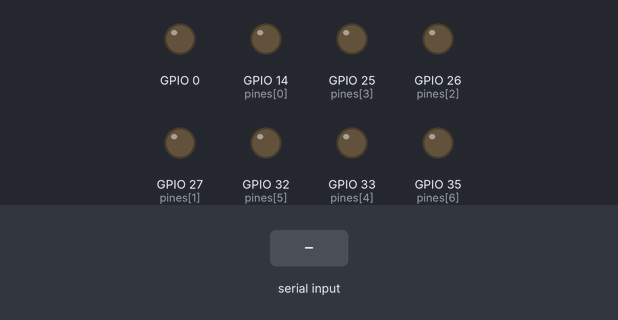
The program below on a simulated ESP32. Parts: output pins drawn as LEDs (lit = HIGH). The inputs (shaded band) are chosen by the test bench.

Above: at 1.2 s.
1.3 s: "1" received over the second serial link
At 2.3 s:
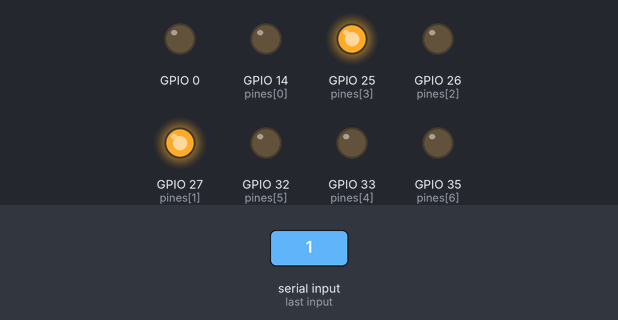
2.8 s: "0" received over the second serial link
At 3.4 s:
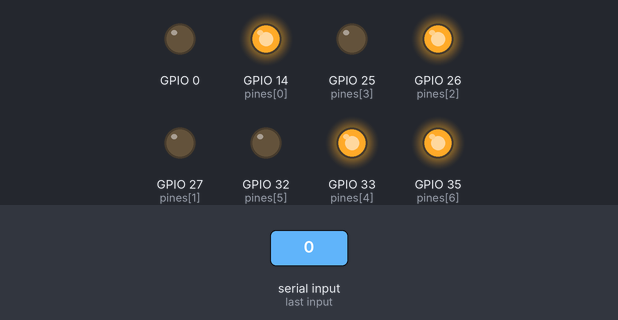
4.3 s: "2" received over the second serial link
At 5.7 s:
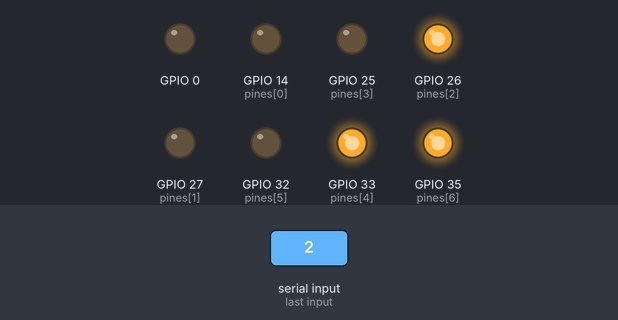
Timing chart, 0 to 7.3 s (numbered marks = the images above; inputs shaded):
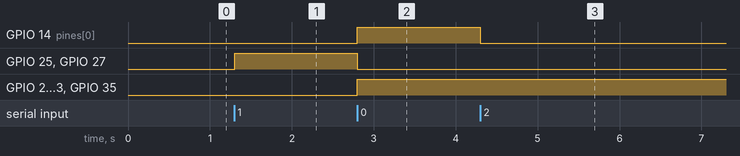

Measured:
- after the input at 1.3 s, GPIO 25 (pines[3]), GPIO 27 (pines[1]): LOW → HIGH at once
- after the input at 2.8 s, GPIO 14 (pines[0]), GPIO 26 (pines[2]), GPIO 33 (pines[4]), GPIO 35 (pines[6]): LOW → HIGH at once; GPIO 25 (pines[3]), GPIO 27 (pines[1]): HIGH → LOW at once
- after the input at 4.3 s, GPIO 14 (pines[0]): HIGH → LOW at once

The program:

main.cpp
```cpp
#include <Arduino.h>

#define RXD2 16 // Conectar al PA9 (TX) del STM32
#define TXD2 17 // Conectar al PA10 (RX) del STM32
int pines[7]={14,27,26,25,33,32,35};
int an[10][7]={
  {1,1,1,1,1,1,0},
  {0,1,1,0,0,0,0},
  {1,1,0,1,1,0,1},
  {1,1,1,1,0,0,1},
  {0,1,1,0,0,1,1},
  {1,0,1,1,0,1,1},
  {1,0,1,1,1,1,1},
  {1,1,1,0,0,0,0},
  {1,1,1,1,1,1,1},
  {1,1,1,0,0,1,1}
};

void setup() {
  for(int i=0;i<10;i++){
  pinMode(pines[i],OUTPUT);
  }

  Serial2.begin(9600, SERIAL_8N1, RXD2, TXD2);


}

void loop() {
    if (Serial2.available() > 0) {
        int num = Serial2.read();
      for(int i=0;i<7;i++){
        digitalWrite(pines[i],an[num][i]);
      }
    }
}
```
